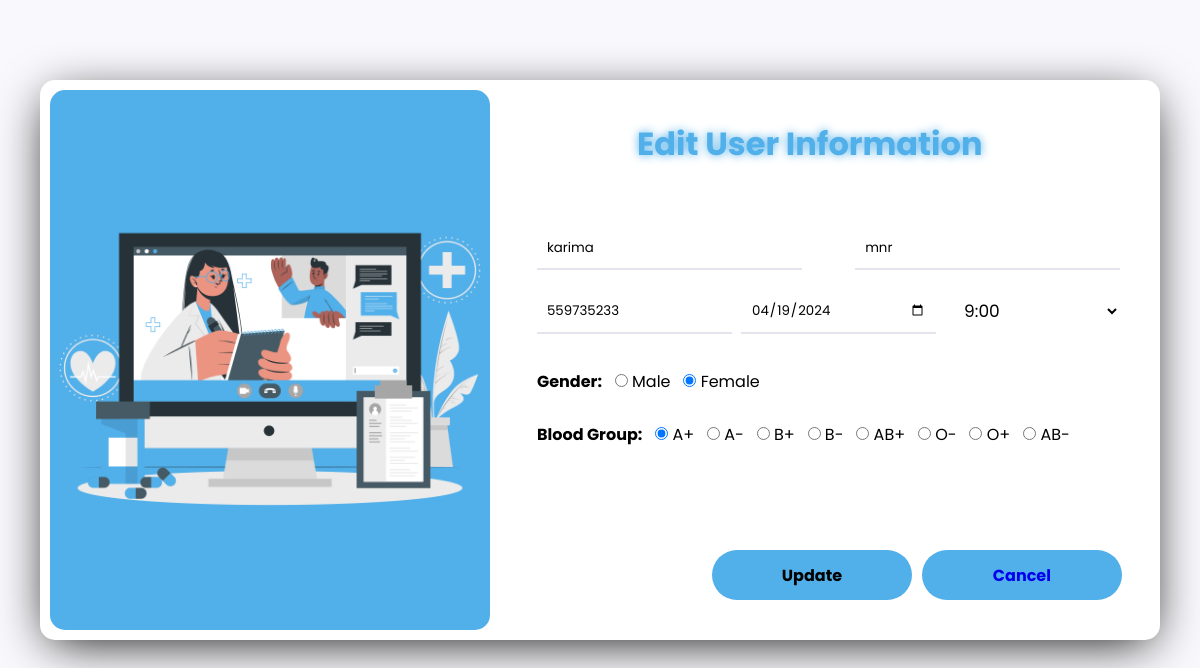
The page /editdr3.php?id=1 on the database its author committed.
### tables this page shows
CREATE TABLE `patient_dr3` (
  `ID` int(100) NOT NULL,
  `first_name` varchar(255) NOT NULL,
  `last_name` varchar(255) NOT NULL,
  `gender` varchar(255) NOT NULL,
  `contact` int(255) NOT NULL,
  `date` date NOT NULL,
  `time` varchar(255) NOT NULL,
  `status` varchar(100) NOT NULL,
  `groupBlood` varchar(200) NOT NULL
);

### editdr3.php (the view, shortened to what this page needs)
<?php
include "db_conn.php";
$id=$_GET['id'];
?>
<!DOCTYPE html>
<html lang="en">
<head>
    <link rel="stylesheet" href="RV.css"/>
</head>
<body>
   <section id="appointment">
       <div class="container">
            <div class="formulaire">
                <h3>Edit User Information</h3>
                <?php
                    $sql = "SELECT * FROM `patient_dr3` WHERE ID = $id LIMIT 1";
                    $result = mysqli_query($conn, $sql);
                    $row = mysqli_fetch_assoc($result);
                ?>
                <form action="#" method="post">
                        <input value="<?php echo $row['first_name'] ?>" class="First-Name" name="First-Name" type="text" required="">
                        <input value="<?php echo $row['last_name'] ?>" class="Last-Name" name="Last-Name" type="text" required="">
                        <input value="<?php echo $row['contact'] ?>" class="numero-tel" name="numero-tel" type="text" required="">
                        <input name="date" class="date" type="date" required="" value="<?php echo $row['date'] ?>">
                        <select placeholder="<?php echo $row['time'] ?>" class="time" name="time" value="<?php echo $row['time'] ?>">
                            <option value="9:00">9:00</option>
                        </select>
                        <div class="form-group">
                            <label class="gender">Gender:</label>
                            <input type="radio" class="form-check-input" name="gender" id="male" value="male"  value="male" <?php echo ($row["gender"] == 'male') ? "checked" : ""; ?>>
                            <label for="male" class="form-input-label">Male</label>
                            <input type="radio" class="form-check-input" name="gender" id="female" value="female" <?php echo ($row["gender"] == 'female') ? "checked" : ""; ?>>
                            <label for="female" class="form-input-label">Female</label>
                         </div>
                         <div class="form-group">
                            <label class="gender">Blood Group:</label>
                            <input type="radio" class="form-check-input" name="groupBlood" id="A+" value="A+" <?php echo ($row["groupBlood"] == 'A+') ? "checked" : ""; ?>>
                            <label for="male" class="form-input-label">A+</label>
                            <input type="radio" class="form-check-input" name="groupBlood" id="A-" value="A-" <?php echo ($row["groupBlood"] == 'A-') ? "checked" : ""; ?>>
                            <label for="female" class="form-input-label">A-</label>
                            <input type="radio" class="form-check-input" name="groupBlood" id="B+" value="B+" <?php echo ($row["groupBlood"] == 'B+') ? "checked" : ""; ?>>
                            <label for="male" class="form-input-label">B+</label>
                            <input type="radio" class="form-check-input" name="groupBlood" id="B-" value="B-" <?php echo ($row["groupBlood"] == 'B-') ? "checked" : ""; ?>>
                            <label for="female" class="form-input-label">B-</label>
                            <input type="radio" class="form-check-input" name="groupBlood" id="AB+" value="AB+" <?php echo ($row["groupBlood"] == 'AB+') ? "checked" : ""; ?>>
                            <label for="male" class="form-input-label">AB+</label>
                            <input type="radio" class="form-check-input" name="groupBlood" id="O-" value="O-" <?php echo ($row["groupBlood"] == 'O-') ? "checked" : ""; ?>>
                            <label for="female" class="form-input-label">O-</label>
                            <input type="radio" class="form-check-input" name="groupBlood" id="O+" value="O+" <?php echo ($row["groupBlood"] == 'O+') ? "checked" : ""; ?>>
                            <label for="male" class="form-input-label">O+</label>
                            <input type="radio" class="form-check-input" name="groupBlood" id="AB-" value="AB-" <?php echo ($row["groupBlood"] == 'AB-') ? "checked" : ""; ?>>
                            <label for="female" class="form-input-label">AB-</label>
                         </div>
                         <div class="btnn">
                            <button   class="submit-btn" name="submit"><a  class="submit-btn">Update</a></button>
                            <button class="submit-btnn" name="submit"><a class="submit-btnn" href="dr3user.php">Cancel</a></button>
                         </div>
                </form>
            </div>
          <div class="formulaire-image">
             <img src="pic.png" alt="" />
          </div>
       </div>
   </section>
</body>
</html>

### RV.css (style rules this page uses)
* { margin: 0; padding: 0; text-decoration: none; font-family: "Poppins", sans-serif; }
body { background-color: #fff; }
section#appointment { background-color: #f9f9fd; padding: 80px 0; }
section#appointment .container { height: 540px; max-width: 1100px; margin: 0 auto; display: flex; justify-content: space-between; align-items: center; flex-direction: row-reverse; background-color: #fff; padding: 10px; border-radius: 15px; box-shadow: 0px 10px 50px -10px black; }
section#appointment .container .formulaire { width: 53%; margin-right: 30px; }
section#appointment .container .formulaire h3 { align-items: center; justify-content: center; font-size: 2em; color: #51afe9; margin-bottom: 50px; margin-left: 100px; filter: drop-shadow(0 0 5px #51afe9); }
section#appointment .container .formulaire-image { width: 40%; background-color: #51afe9; height: 100%; border-radius: 15px; display: flex; justify-content: center; align-items: center; }
section#appointment .container .formulaire-image img { height: 90%; }
section#appointment .container .formulaire form { display: flex; flex-wrap: wrap; justify-content: space-between; }
section#appointment .container .formulaire input { margin: 10px 0; padding: 10px; border: none; border-bottom: 2px solid #e4e4ec; transition: 0.2s; }
section#appointment .container .formulaire input.First-Name, section#appointment .container .formulaire input.Last-Name { width: 42%; }
section#appointment .container .formulaire input.numero-tel, section#appointment .container .formulaire input.date, section#appointment .container .formulaire input.horaire { width: 30%; }
.btnn { display: flex; align-items: center; justify-content: space-between; margin-left: 30%; }
section#appointment .container .formulaire button.submit-btn { width: 200px; height: 50px; border-radius: 50px; border: none; background-color: #51afe9; font-weight: bold; font-size: 1em; cursor: pointer; margin-top: 100px; outline: none; margin-right: 10px; }
section#appointment .container .formulaire button.submit-btnn { width: 200px; height: 50px; border-radius: 50px; border: none; background-color: #51afe9; font-weight: bold; font-size: 1em; cursor: pointer; margin-top: 100px; outline: none; }
section#appointment .container .formulaire select.time { background-color: rgba(255, 255, 255, 0.05); border: 1px solid rgba(255, 255, 255, 0.1); backdrop-filter: blur(20px); border: none; width: 30%; padding:10px 15px; font-size: 17px; margin:8px 0; border-radius: 9px; margin-bottom: 10px; }
section#appointment .container .formulaire .form-group { margin-top: 20px; }
section#appointment .container .formulaire .form-group .gender { font-weight: bold; }

### rows shown on the page
patient_dr3: First-Name "karima", Last-Name "mnr", numero-tel "559735233", date "04/19/2024", time "9:00", gender "☐ Male", gender "☑ Female", groupBlood "☑"
